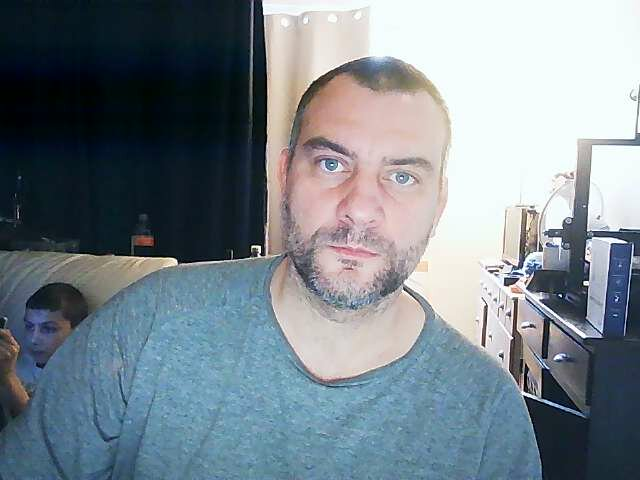
#> input picture Scripts/portrait.jpg, 640 x 480 px
$ python pencil_sketch.py
#> lines starting #> are read from the running program, lines starting #| are printed output that depends on the picture
import cv2
image = cv2.imread("../portrait.jpg")     #here you can place any image of your choice in jpg,png or jpeg format.
#> image is the input picture: shape (480, 640, 3); mean B, G, R 140.6, 132.7, 121.4
cv2.imshow("tiger", image)
#cv2.waitKey(0)
gray_image = cv2.cvtColor(image, cv2.COLOR_BGR2GRAY)
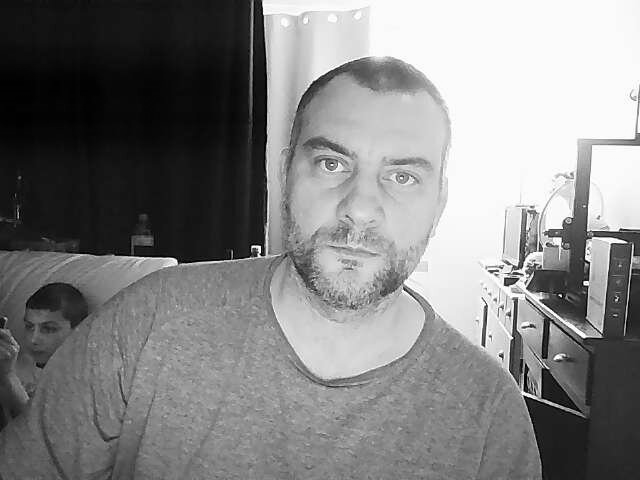
#> gray_image: shape (480, 640); min 0, max 255, mean 130.2
cv2.imshow("New tiger", gray_image)
#cv2.waitKey(0)
inverted_image = 255 - gray_image
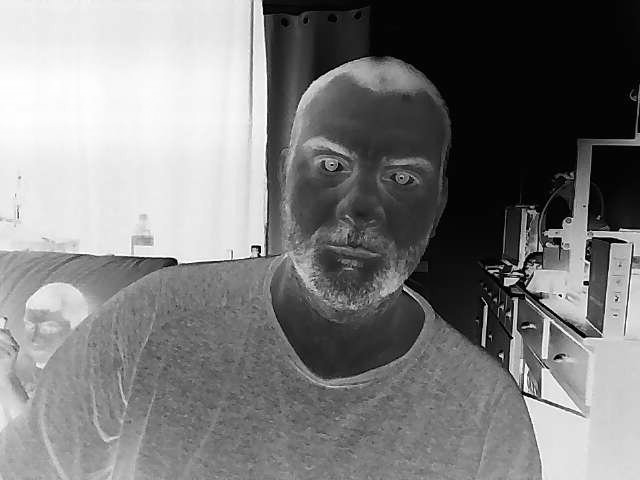
#> inverted_image: shape (480, 640); min 0, max 255, mean 124.8
cv2.imshow("Inverted", inverted_image)
#cv2.waitKey()
blurred = cv2.GaussianBlur(inverted_image, (21, 21), 0)
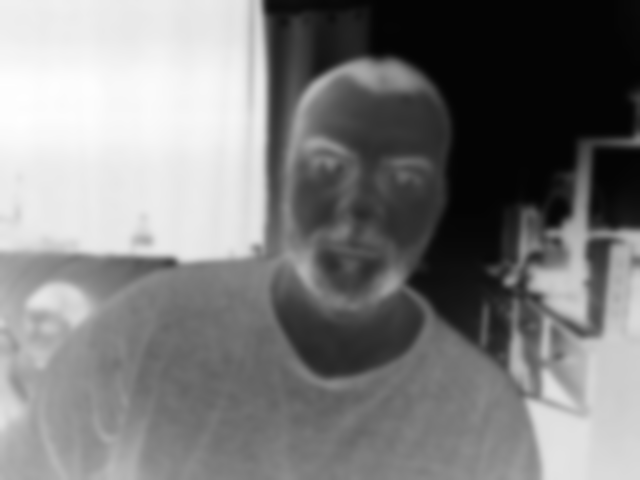
#> blurred: shape (480, 640); min 4, max 254, mean 124.8
inverted_blurred = 255 - blurred
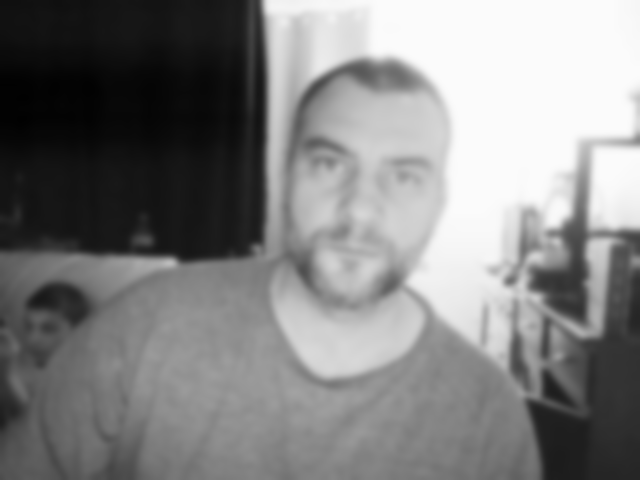
#> inverted_blurred: shape (480, 640); min 1, max 251, mean 130.2

pencil_sketch = cv2.divide(gray_image, inverted_blurred, scale=230.0)
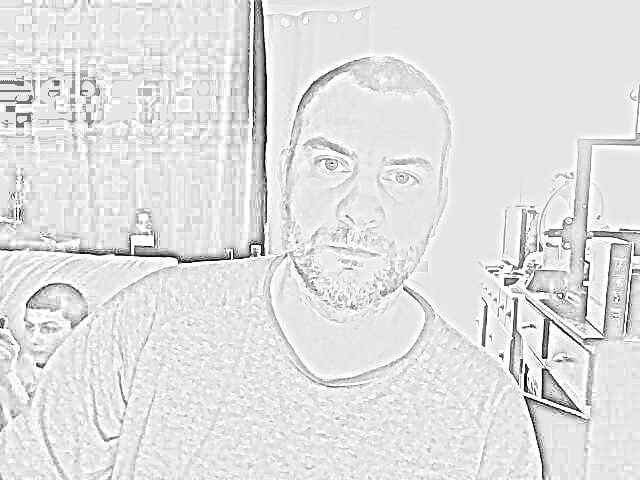
#> pencil_sketch: shape (480, 640); min 0, max 255, mean 225.2
cv2.imshow("Sketch", pencil_sketch)
#cv2.waitKey(0)
cv2.imshow("original image", image)
cv2.imshow("pencil sketch", pencil_sketch)
cv2.waitKey(0)
